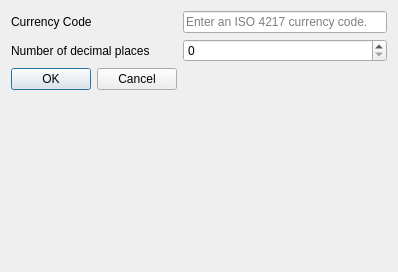
<?xml version="1.0" encoding="UTF-8"?>
<ui version="4.0">
 <class>CurrencyDialog</class>
 <widget class="QDialog" name="CurrencyDialog">
  <property name="geometry">
   <rect>
    <x>0</x>
    <y>0</y>
    <width>398</width>
    <height>272</height>
   </rect>
  </property>
  <property name="windowTitle">
   <string>Dialog</string>
  </property>
  <layout class="QFormLayout" name="formLayout">
   <item row="2" column="0">
    <widget class="QDialogButtonBox" name="buttonBox">
     <property name="orientation">
      <enum>Qt::Horizontal</enum>
     </property>
     <property name="standardButtons">
      <set>QDialogButtonBox::Cancel|QDialogButtonBox::Ok</set>
     </property>
    </widget>
   </item>
   <item row="0" column="0">
    <widget class="QLabel" name="currencyCodeLabel">
     <property name="text">
      <string>Currency Code</string>
     </property>
    </widget>
   </item>
   <item row="0" column="1">
    <widget class="QLineEdit" name="currencyCodeLineEdit">
     <property name="maxLength">
      <number>3</number>
     </property>
     <property name="placeholderText">
      <string>Enter an ISO 4217 currency code.</string>
     </property>
    </widget>
   </item>
   <item row="1" column="0">
    <widget class="QLabel" name="currencyPlacesLabel">
     <property name="text">
      <string>Number of decimal places</string>
     </property>
    </widget>
   </item>
   <item row="1" column="1">
    <widget class="QSpinBox" name="currencyPlacesSpinBox"/>
   </item>
  </layout>
 </widget>
 <resources/>
 <connections>
  <connection>
   <sender>buttonBox</sender>
   <signal>accepted()</signal>
   <receiver>CurrencyDialog</receiver>
   <slot>accept()</slot>
   <hints>
    <hint type="sourcelabel">
     <x>248</x>
     <y>254</y>
    </hint>
    <hint type="destinationlabel">
     <x>157</x>
     <y>274</y>
    </hint>
   </hints>
  </connection>
  <connection>
   <sender>buttonBox</sender>
   <signal>rejected()</signal>
   <receiver>CurrencyDialog</receiver>
   <slot>reject()</slot>
   <hints>
    <hint type="sourcelabel">
     <x>316</x>
     <y>260</y>
    </hint>
    <hint type="destinationlabel">
     <x>286</x>
     <y>274</y>
    </hint>
   </hints>
  </connection>
 </connections>
</ui>
